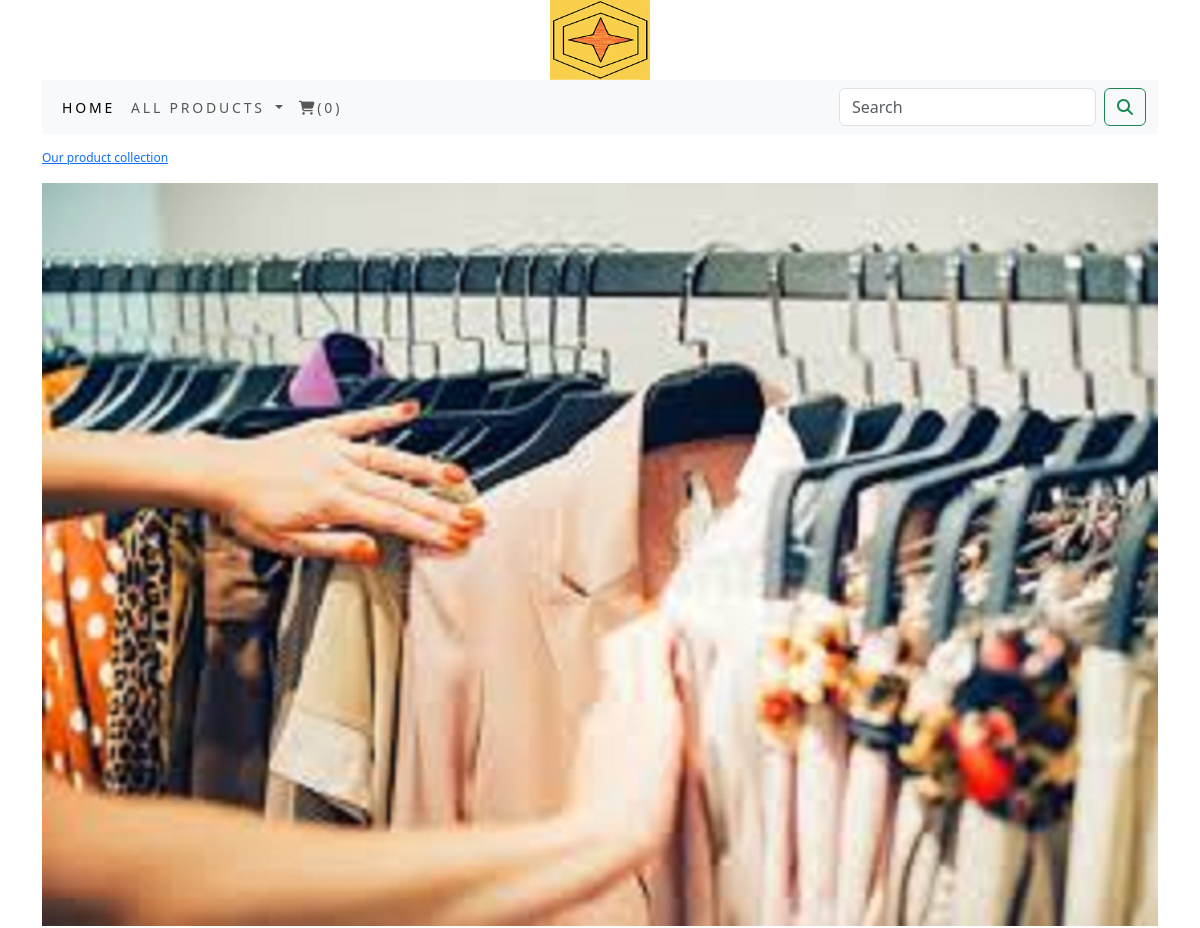
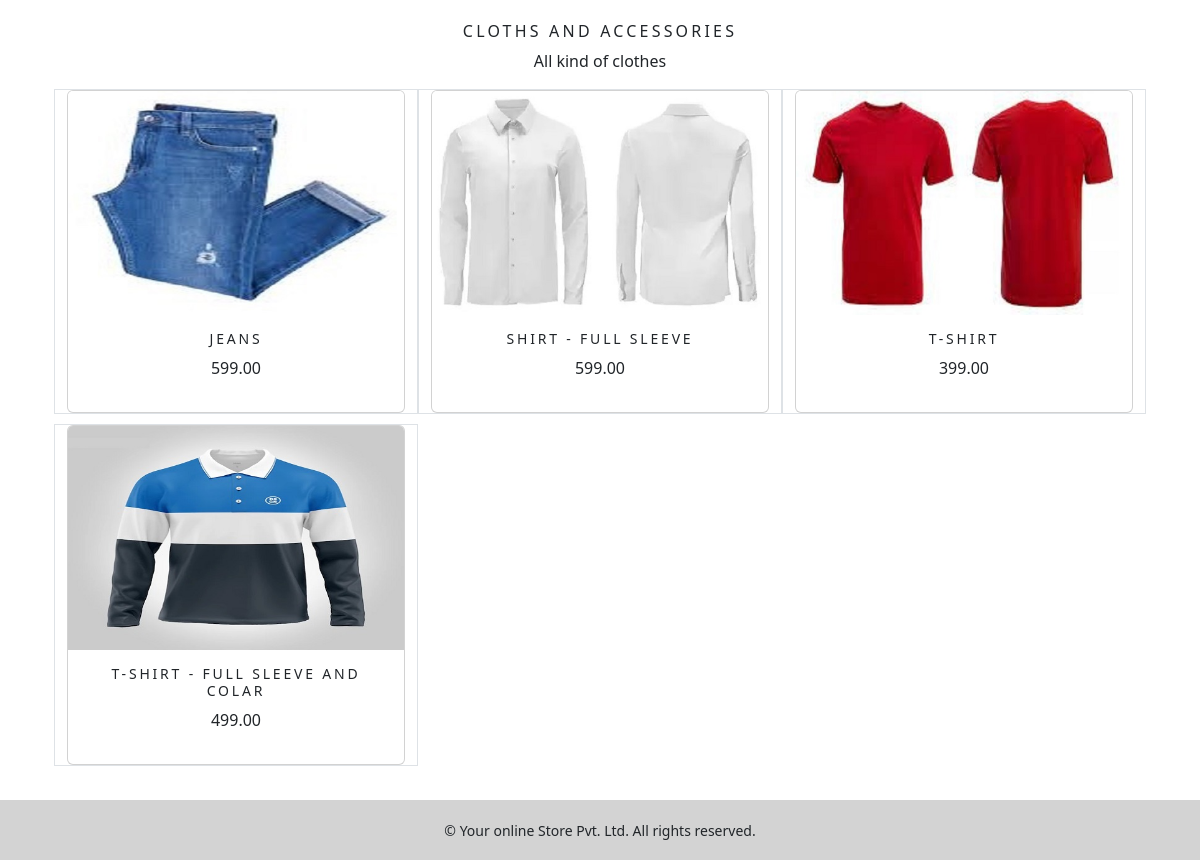
The page /shop/cloths_and_accessories/ on the database its author committed (2 pictures, top to bottom).
### shop/models.py (models this page shows, shortened)
class Category(models.Model):
    name = models.CharField(max_length=250, unique=True)
    slug = models.SlugField(max_length=250, unique=True)
    des = models.TextField(blank=True)
    image = models.ImageField(upload_to='category', blank=True)
    class Meta:
        ordering = ('name',)
        verbose_name = 'category'
        verbose_name_plural = 'categories'
    def get_url(self):
        return reverse('shop:product_by_category', args=[self.slug])

class Product(models.Model):
    name = models.CharField(max_length=250, unique=True)
    slug = models.SlugField(max_length=250, unique=True)
    descr = models.TextField(blank=True)
    price = models.DecimalField(max_digits=10, decimal_places=2)
    category = models.ForeignKey(Category, on_delete=models.CASCADE)
    image = models.ImageField(upload_to='product', blank=True)
    stock = models.IntegerField()
    available = models.BooleanField(default=True)
    created = models.DateTimeField(auto_now_add=True)
    updated = models.DateTimeField(auto_now=True)
    def get_url(self):
        return reverse('shop:pcd', args=[self.category.slug, self.slug])
    class Meta:
        ordering = ('name',)
        verbose_name = 'product'
        verbose_name_plural = 'products'

### shop/views.py (the view)
# urls.py: path('', views.allProdCat, name='allProdCat'),
def allProdCat(request, c_slug=None):
    c_page = None
    products_list = None
    if c_slug != None:
        c_page = get_object_or_404(Category, slug=c_slug)
        products_list = Product.objects.all().filter(category=c_page, available=True)
    else:
        products_list = Product.objects.all().filter(available=True)
    paginator = Paginator(products_list, 6)
    try:
        page = int(request.GET.get('page','1'))
    except:
        page = 1
    try:
        products = paginator.page(page)
    except (EmptyPage, InvalidPage):
        products = paginator.page(paginator.num_pages)
    return render(request, 'category.html', {'category': c_page, 'products': products})

### cart_app/context_processors.py (called while the page is built)
def counter(request):
    item_count = 0
    if 'admin' in request.path:
        return {}
    else:
        try:
            cart = Cart.objects.filter(cart_id=_cart_id(request))
            cart_items = CartItem.objects.all().filter(cart=cart[:1])
            for cart_item in cart_items:
                item_count += cart_item.quantity
        except Cart.DoesNotExist:
            item_count = 0
        return dict(item_count=item_count)

### cart_app/views.py (called while the page is built)
def _cart_id(request):
    cart = request.session.session_key
    if not cart:
        cart = request.session.create()
    return cart

### shop/context_processors.py (called while the page is built)
def menu_links(request):
    links = Category.objects.all()
    return dict(links=links)

### templates/category.html (shortened to what this page needs)
{% extends 'base.html' %}
{% load static %}
{% block content %}
    {% if category %}
        <div>
            <div class="row my-row-class">
                <div class="mx-auto">
                    <p><a href="{% url 'shop:allProdCat' %}">Our product collection</a></p>
                </div>
            </div>
        </div>
    {% endif %}
    <div class="mx-auto">
        {% if category %}
        <img class="my_image" src="{{category.image.url}}" alt="{{category.name}}">
    </div>
        <br>
    <div>
        <h1 class="text-center my_title">{{category.name}}</h1>
        <p class="text-justify text-center">{{category.des}}</p>
    </div>
        {% endif %}
    <div class="container">
        <div class="row mx-auto">
            {% for product in products.object_list %}
            <div class="my_bottom_margin col-sm-12 col-md-4 border">
                <div class="card text-center" style="min-width: 18rem">
                    <a href="{{product.get_url}}"><img class="card-img-top my_image" src="{{product.image.url}}" alt="{{product.name}}"></a>
                    <div class="card-body">
                        <h4>{{product.name}}</h4>
                        <p>{{product.price}}</p>
                    </div>
                </div>
            </div>
            {% endfor %}
        </div>
    </div>
{% endblock %}

### static/css/custom.css (style rules this page uses)
body { font-family: 'AR One Sans', sans-serif; }
.my-row-class { padding-top : 15px; }
.my-row-class .mx-auto { color : black; font-size : 12px }
.my_image { width : 100%; height : auto; }
.my_title { font-size : 16px; text-transform : uppercase; letter-spacing : .2em; }
.my_bottom_margin { margin-bottom : 10px; }
.card-body h4 { font-size: 14px; text-transform : uppercase; letter-spacing : .2em; }

### rows shown on the page
Category: image (picture), name "CLOTHS AND ACCESSORIES", des "All kind of clothes"
Product: image (picture), name "JEANS", price "599.00"
Product: image (picture), name "SHIRT - FULL SLEEVE", price "599.00"
Product: image (picture), name "T-SHIRT", price "399.00"
Product: image (picture), name "T-SHIRT - FULL SLEEVE AND COLAR", price "499.00"

### other values the page prints
{{ item_count }} "0"
